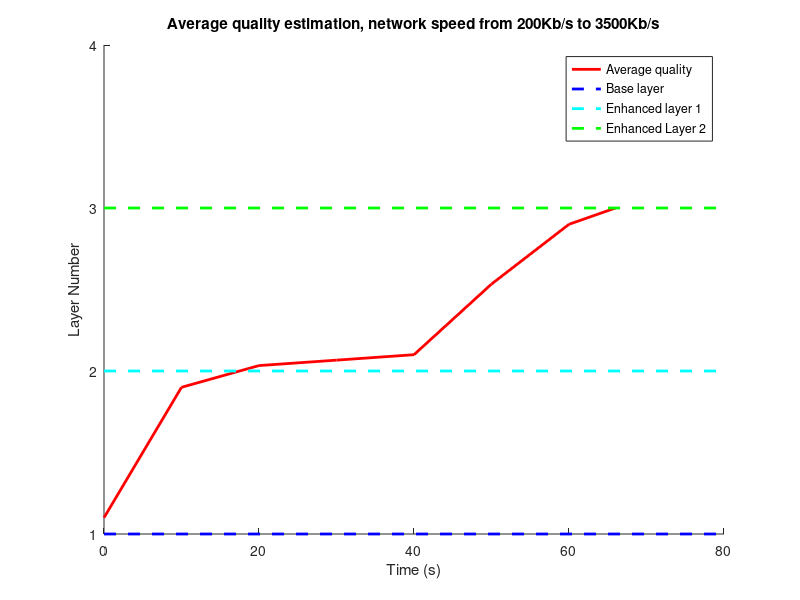

This figure's MATLAB source:
clear all;
close all;

%%
%plot(X,Y);
%estimated values of BW


y=[
1.1
1.9
2.0333
2.0666
2.1
2.5333
2.9
3
];

hold on
%threshold_values=[0 198 1470 3101];
time_slot=[
0
10
20
30
40
50
60
66
];

line(time_slot,y,'Linewidth',2,'Color',[1 0 0]);
%line(x_4,y_4,'Color','k','Linewidth',2);
ylim([1 4])
line([0 80],[1 1],'LineStyle','--','Linewidth',2,'Color','b');
line([0 80],[2 2],'LineStyle','--','Linewidth',2,'Color','c');
line([0 80],[3 3],'LineStyle','--','Linewidth',2,'Color','g');
title('Average quality estimation, network speed from 200Kb/s to 3500Kb/s');
xlabel('Time (s)');
ylabel('Layer Number');
set(gca,'ytick', [1 2 3 4]);
legend('Average quality','Base layer','Enhanced layer 1','Enhanced Layer 2');

%%